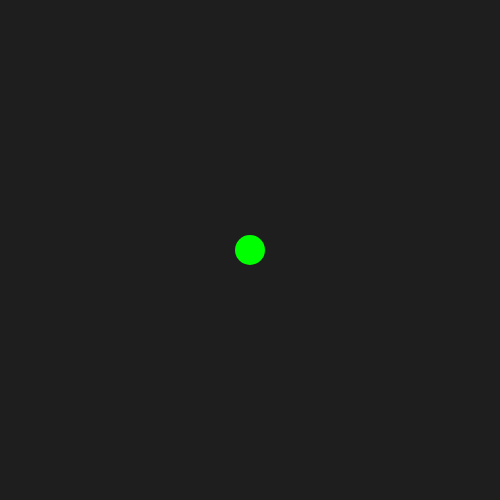
Frame 1 (no input)
Frame 60 (no input): identical to frame 1, image omitted
Frame 120 (the mouse pressed at the canvas centre since frame 60): identical to frame 1, image omitted

The p5.js sketch that drew this single still picture (run headless with seeded random() and noise() and a simulated clock; from frame 60 on, the mouse is pressed at the canvas centre):

// p5.js sketch
// ── sketch.js
var mover;

function setup() {
 createCanvas(500, 500);
 mover = new Mover();

}

function draw() {
  background(30);
  noStroke();
  fill(0, 255, 0);
  mover.update();
  mover.display();
  if (mouseIsPressed) {
    addMouseForce();
  }
  
}

function addMouseForce() {
  var mouseLoc = createVector(mouseX, mouseY);
  var moverLoc = mover.loc;
  var diffLoc = mouseLoc.sub(moverLoc);
  diffLoc.mult(0.003);
  mover.applyForce(diffLoc);
}

// ── mover.js
class Mover {
  constructor() {
    this.loc = createVector(width/2, height/2);
    this.vel = createVector(0, 0);
    this.acc = createVector(0, 0);
  }

  applyForce(force) {
    this.acc.add(force);
  }

  update() {
    this.vel.add(this.acc);
    this.loc.add(this.vel);
    this.vel.mult(0.998);
    this.acc.mult(0);

    // if (this.loc.y > height) {
    //   this.loc.y = height;
    // } else if (this.loc.y < 0) {
    //   this.loc.y = height;
    // }
    //
    // if (this.loc.x > width) {
    //   this.loc.x = width;
    // } else if (this.loc.x < 0) {
    //   this.loc.x = width;
    // }
  }

  display() {
    ellipse(this.loc.x, this.loc.y, 30, 30);
  }
}
